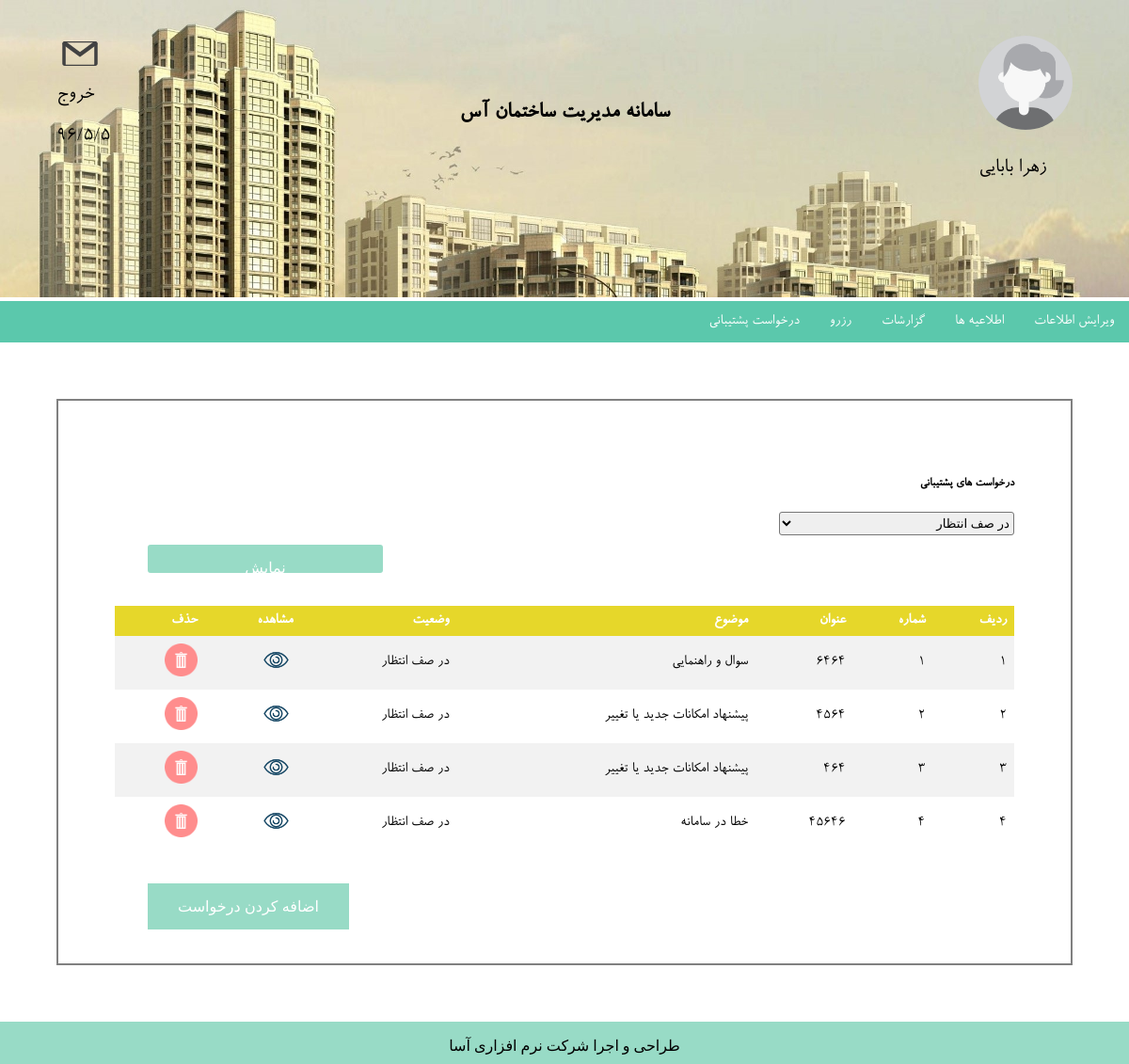
Page /manager/requests/ (signed in) on the earlier database version.
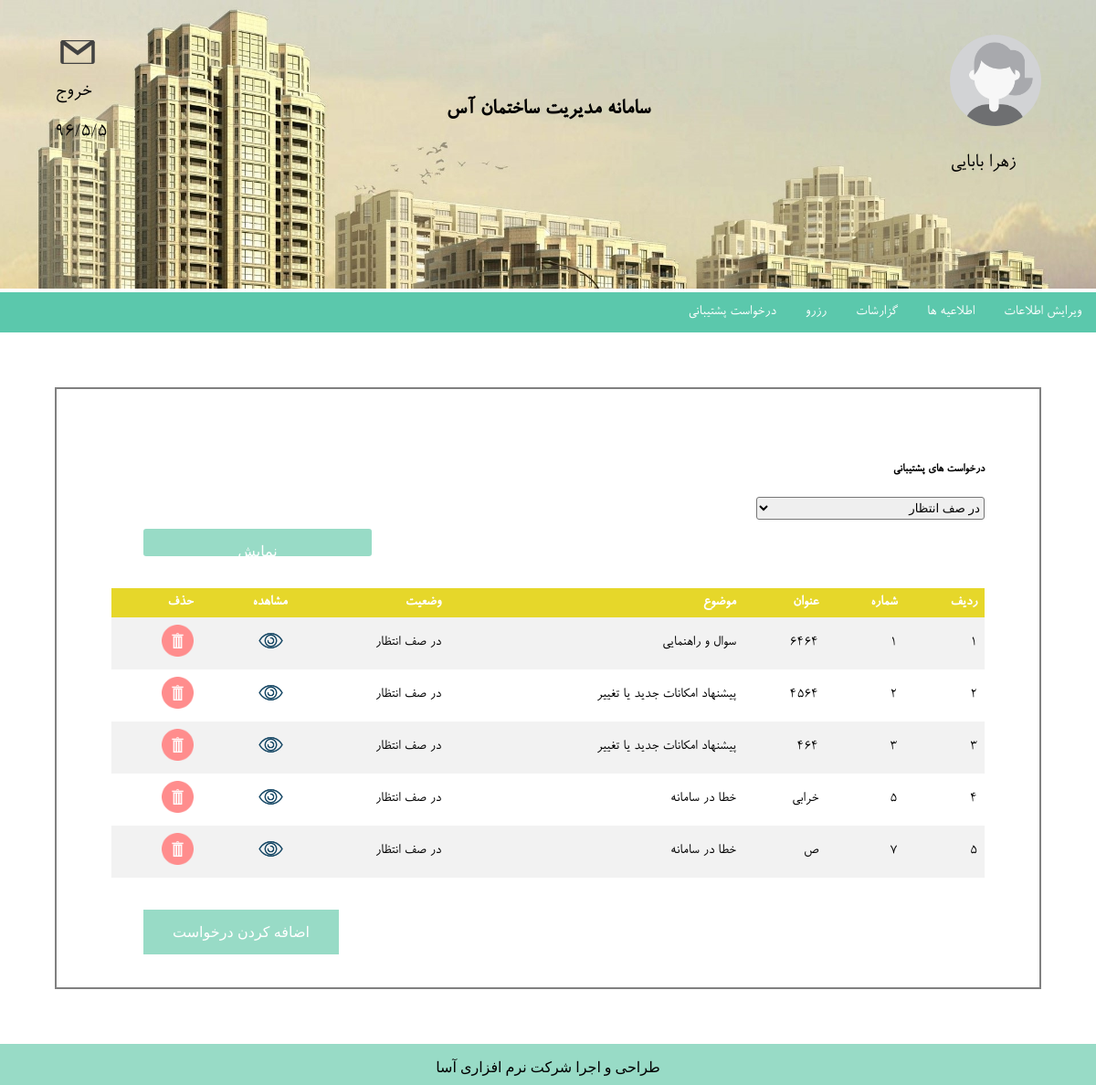
Same page on the later database version.
### Manager/models.py (models this page shows)
class Request(models.Model):
    manager = models.ForeignKey(Manager)
    title = models.CharField(max_length=20)
    subject = models.CharField(max_length= 1, choices=SUBJECT_CHOICES)
    text = models.TextField()
    state = models.CharField(max_length=2, choices=STATE_CHOICES)

### Manager/views.py (the view)
@login_required
def requests(request):
    manager_requests = None
    if request.method == 'POST':
        manager_requests = request.user.member.manager.request_set.all()
        if request.POST['choose'] == 'W':
            manager_requests = manager_requests.filter(state='W')
        elif request.POST['choose'] == 'C':
            manager_requests = manager_requests.filter(state='C')
    else:
        manager_requests = Request.objects.all()
    return render(request, 'manager/requests.html', {'requests': manager_requests})

### Manager/templates/manager/requests.html (shortened to what this page needs)
{% extends 'manager/managerBase.html' %}
{% block css %}<link rel="stylesheet" type="text/css" href="../../../static/css/reqStyles.css"/>{% endblock %}
{% block content %}
<div class="main">
    <h5>درخواست های پشتیبانی</h5>
<form action="" method="post">
    <select class="from" name="choose"  placeholder="به ترتیب">
                    <option value="W">در صف انتظار</option>
                </select></td>
    <input type="submit" class="btn"  value="نمایش">
</form>
    <table>
  <tr>
      <th>حذف</th>
      <th>مشاهده</th>
      <th>وضعیت</th>
      <th>موضوع</th>
      <th>عنوان</th>
      <th>شماره</th>
      <th>ردیف</th>
  </tr>
        {% for request in requests %}
            <tr>
                <td><a href="{% url 'site:manager:delete_request' request.id %}"><img src="../../static/images/delete.png" title="حذف" class="linkImg" onclick="f()"></a> </td>
                <td><a href="{% url 'site:manager:viewRequest' request.id %}"><img src="../../static/images/view.png" title="مشاهده" class="linkImg"></a> </td>
                <td>{{ request.get_state_display }}</td>
                <td>{{ request.get_subject_display}}</td>
                <td>{{ request.title }}</td>
                <td>{{ request.id }}</td>
                <td>
                    {{ forloop.counter }}
                </td>
            </tr>
        {% endfor %}
</table>
    <button type="button" class="btn" onclick="window.location.href='{% url 'site:manager:addRequest' %}'">اضافه کردن درخواست</button>
</div>
{% endblock %}

Differences in the rows shown:
removed Request: state "در صف انتظار", subject "خطا در سامانه", title "45646", id "4"
added Request: state "در صف انتظار", subject "خطا در سامانه", title "خرابی", id "5"
added Request: state "در صف انتظار", subject "خطا در سامانه", title "ص", id "7"
